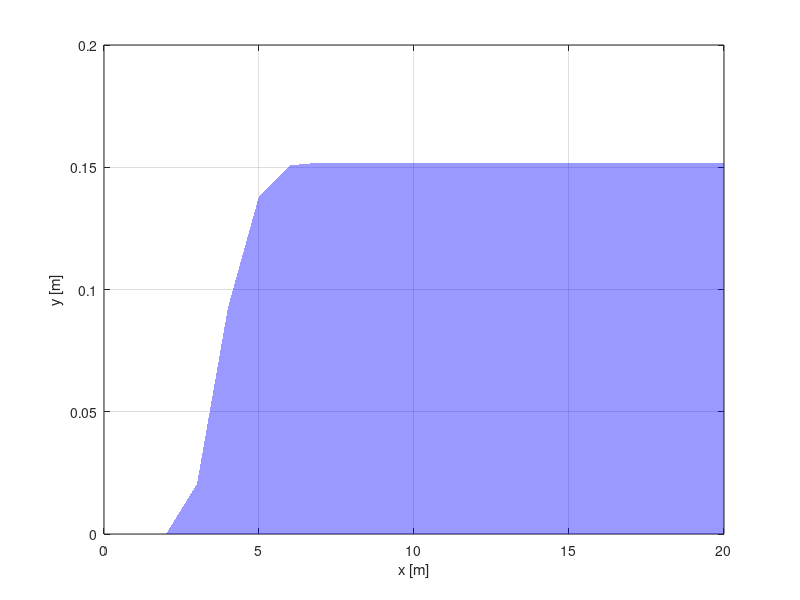

Write MATLAB code to recreate this figure. (Note: this script raises an error after producing the figure.)
clc
clear
close all
load('ColliPro_MC_IS.mat');
load('ColliPro_AIS.mat');

%%
fig_main_origin = figure(1);              % main figure
hold on;
box on; 
grid on;
xlabel('x [m]');
ylabel('y [m]')


ColliVar_Group_Area = [ColliProb_Group - ColliVar_Group * 4e3;
    2 * ColliVar_Group * 4e3];
ColliVar_Group_Area = ColliVar_Group_Area';
area_MC = area(1:20, ColliVar_Group_Area, 'FaceColor', 'b', 'EdgeColor', 'none', 'FaceAlpha', 0.4);
area_MC(1).FaceAlpha = 0;

ColliVar_IS_Group_Area = [ColliProb_IS_Group - ColliVar_IS_Group * 4e3;
    2 * ColliVar_IS_Group * 4e3];
ColliVar_IS_Group_Area = ColliVar_IS_Group_Area';
area_IS = area(1:20, ColliVar_IS_Group_Area, 'FaceColor', 'r', 'EdgeColor', 'none', 'FaceAlpha', 0.4);
area_IS(1).FaceAlpha = 0;

ColliVar_AIS_Group_Area = [ColliProb_AIS_Group - ColliVar_AIS_Group * 1e5;
    2 * ColliVar_AIS_Group * 1e5];
ColliVar_AIS_Group_Area = ColliVar_AIS_Group_Area';
area_AIS = area(1:20, ColliVar_AIS_Group_Area, 'FaceColor', 'k', 'EdgeColor', 'none', 'FaceAlpha', 0.4);
area_AIS(1).FaceAlpha = 0;

pro_MC = plot(1:20, ColliProb_Group, 'b', 'LineWidth', 1);
pro_IS = plot(1:20, ColliProb_IS_Group, 'r', 'LineWidth', 1);
pro_AIS = plot(1:20, ColliProb_AIS_Group, 'k', 'LineWidth', 1);

h = legend([pro_MC, pro_IS, pro_AIS], 'MC', 'IS', 'AIS');
set(h, 'FontSize', 32)

